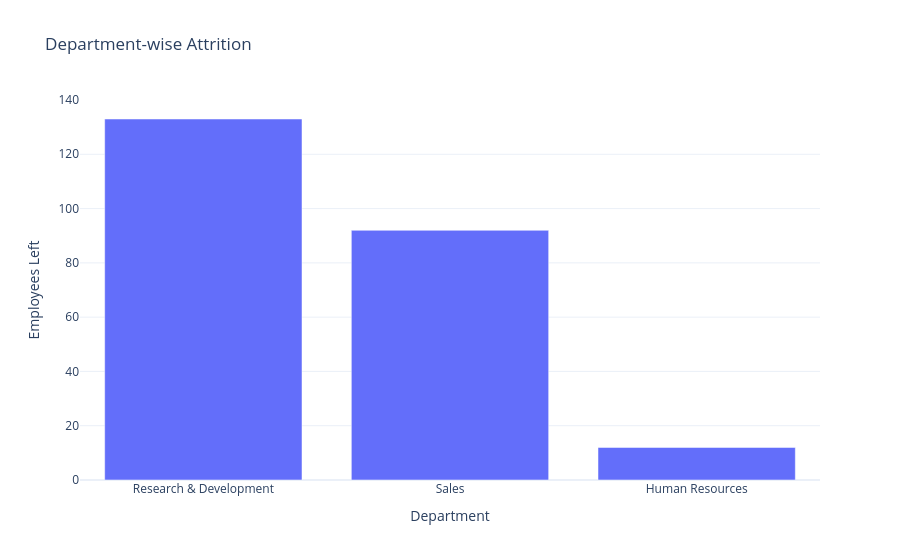

Notebook code cell kept with this figure:
### Markdown cell above
#### 12.1 Department-wise Attrition

### Code cell
fig = px.bar(
    department_attrition,
    x="Department",
    y="Employees_Left",
    title="Department-wise Attrition"
)

fig.update_layout(
    xaxis_title="Department",
    yaxis_title="Employees Left",
    template="plotly_white"
)

fig.show()

### Figure 1 — Plotly figure (JSON) as saved in the notebook; plotly's stock layout.template omitted (floating-point values rounded to 4 significant figures)
{"data": [{"hovertemplate": "Department=%{x}<br>Employees_Left=%{y}<extra></extra>", "legendgroup": "", "marker": {"color": "#636efa", "pattern": {"shape": ""}}, "name": "", "orientation": "v", "showlegend": false, "textposition": "auto", "type": "bar", "x": ["Research & Development", "Sales", "Human Resources"], "xaxis": "x", "y": [133, 92, 12], "yaxis": "y"}], "layout": {"autosize": true, "barmode": "relative", "legend": {"tracegroupgap": 0}, "title": {"text": "Department-wise Attrition"}, "xaxis": {"anchor": "y", "autorange": true, "domain": [0, 1], "range": [-0.5, 2.5], "title": {"text": "Department"}, "type": "category"}, "yaxis": {"anchor": "x", "autorange": true, "domain": [0, 1], "range": [0, 140], "title": {"text": "Employees Left"}, "type": "linear"}}}
